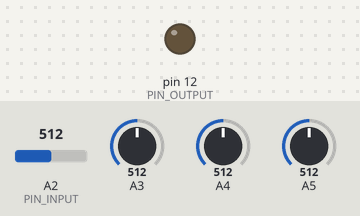
Simulated run of this sketch. Board: Arduino Uno, built with avr-gcc and run on an emulated ATmega328P. On the bench: output pins drawn as LEDs (lit = HIGH). Inputs (shaded band) come from the test bench; at power-on: A2 (PIN_INPUT) = 512, A3 = 512, A4 = 512, A5 = 512.

Above: at 1.2 s.
1.3 s: A2 (PIN_INPUT) set to 482
At 1.8 s:
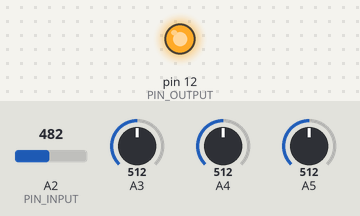
2.8 s: A2 (PIN_INPUT) set to 510
At 4.0 s:
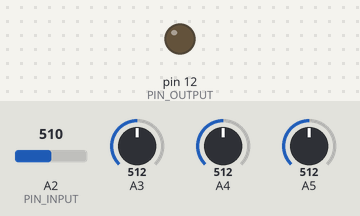
4.3 s: A2 (PIN_INPUT) set to 490
At 5.3 s:
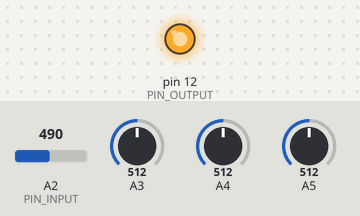
Timing chart, 0 to 7.3 s (numbered marks = the images above; inputs shaded):
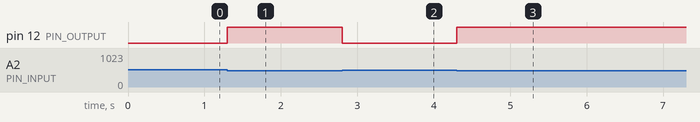

The sketch:

alt_pid.ino
```cpp
#include <PID_v1.h>

#define PIN_INPUT A2
#define PIN_OUTPUT 12

//Define Variables we'll be connecting to
double Setpoint, Input, Output;

void setup()
{
  //initialize the variables we're linked to
  Input = analogRead(PIN_INPUT);
  Setpoint = 500;

  //turn the PID on
  //myPID.SetMode(AUTOMATIC);
}

void loop()
{
  unsigned int ki,kp,kd;
  double Kp,Kd,Ki;

  ki = analogRead(A3);
  kp = analogRead(A4);
  kd = analogRead(A5);

  Kp = (double)kp;
  Kd = (double)kd;
  Ki = (double)ki;

  //Specify the links and initial tuning parameters
  PID myPID(&Input, &Output, &Setpoint, Kp, Ki, Kd, DIRECT);
  myPID.SetMode(AUTOMATIC);

  Input = analogRead(PIN_INPUT);
  myPID.Compute();
  analogWrite(PIN_OUTPUT, Output);
}
```

Measured:
- the behaviour switches between 501 and 500 on A2 (PIN_INPUT) (found by bisection; images 0 and 1)
- after the input at 1.3 s, pin 12 (PIN_OUTPUT): LOW → HIGH at once
- after the input at 2.8 s, pin 12 (PIN_OUTPUT): HIGH → LOW at once
- after the input at 4.3 s, pin 12 (PIN_OUTPUT): LOW → HIGH at once
